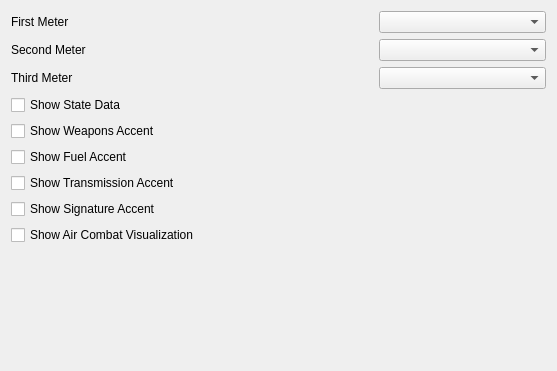
<?xml version="1.0" encoding="UTF-8"?>
<ui version="4.0">
 <class>WkfAirCombatPrefWidget</class>
 <widget class="QWidget" name="WkfAirCombatPrefWidget">
  <property name="geometry">
   <rect>
    <x>0</x>
    <y>0</y>
    <width>557</width>
    <height>371</height>
   </rect>
  </property>
  <property name="windowTitle">
   <string>Air Combat Visualization</string>
  </property>
  <layout class="QGridLayout" name="gridLayout">
   <item row="1" column="2">
    <widget class="QComboBox" name="mSecondMeterBox"/>
   </item>
   <item row="2" column="0">
    <widget class="QLabel" name="mThirdMeterLabel">
     <property name="text">
      <string>Third Meter</string>
     </property>
    </widget>
   </item>
   <item row="3" column="0">
    <widget class="QCheckBox" name="mShowStateData">
     <property name="text">
      <string>Show State Data</string>
     </property>
    </widget>
   </item>
   <item row="4" column="0">
    <widget class="QCheckBox" name="mShowWeaponsAccent">
     <property name="text">
      <string>Show Weapons Accent</string>
     </property>
    </widget>
   </item>
   <item row="6" column="0">
    <widget class="QCheckBox" name="mShowTransmissionAccent">
     <property name="text">
      <string>Show Transmission Accent</string>
     </property>
    </widget>
   </item>
   <item row="7" column="0">
    <widget class="QCheckBox" name="mShowSignatureAccent">
     <property name="text">
      <string>Show Signature Accent</string>
     </property>
    </widget>
   </item>
   <item row="9" column="0" colspan="2">
    <spacer name="verticalSpacer">
     <property name="orientation">
      <enum>Qt::Vertical</enum>
     </property>
     <property name="sizeHint" stdset="0">
      <size>
       <width>20</width>
       <height>254</height>
      </size>
     </property>
    </spacer>
   </item>
   <item row="1" column="0">
    <widget class="QLabel" name="mSecondMeterLabel">
     <property name="text">
      <string>Second Meter</string>
     </property>
    </widget>
   </item>
   <item row="0" column="0">
    <widget class="QLabel" name="mFirstMeterLabel">
     <property name="text">
      <string>First Meter</string>
     </property>
    </widget>
   </item>
   <item row="0" column="2">
    <widget class="QComboBox" name="mFirstMeterBox"/>
   </item>
   <item row="5" column="0">
    <widget class="QCheckBox" name="mShowFuelAccent">
     <property name="text">
      <string>Show Fuel Accent</string>
     </property>
    </widget>
   </item>
   <item row="2" column="2">
    <widget class="QComboBox" name="mThirdMeterBox"/>
   </item>
   <item row="8" column="0">
    <widget class="QCheckBox" name="mShowVisualization">
     <property name="text">
      <string>Show Air Combat Visualization</string>
     </property>
    </widget>
   </item>
  </layout>
 </widget>
 <resources/>
 <connections/>
</ui>
